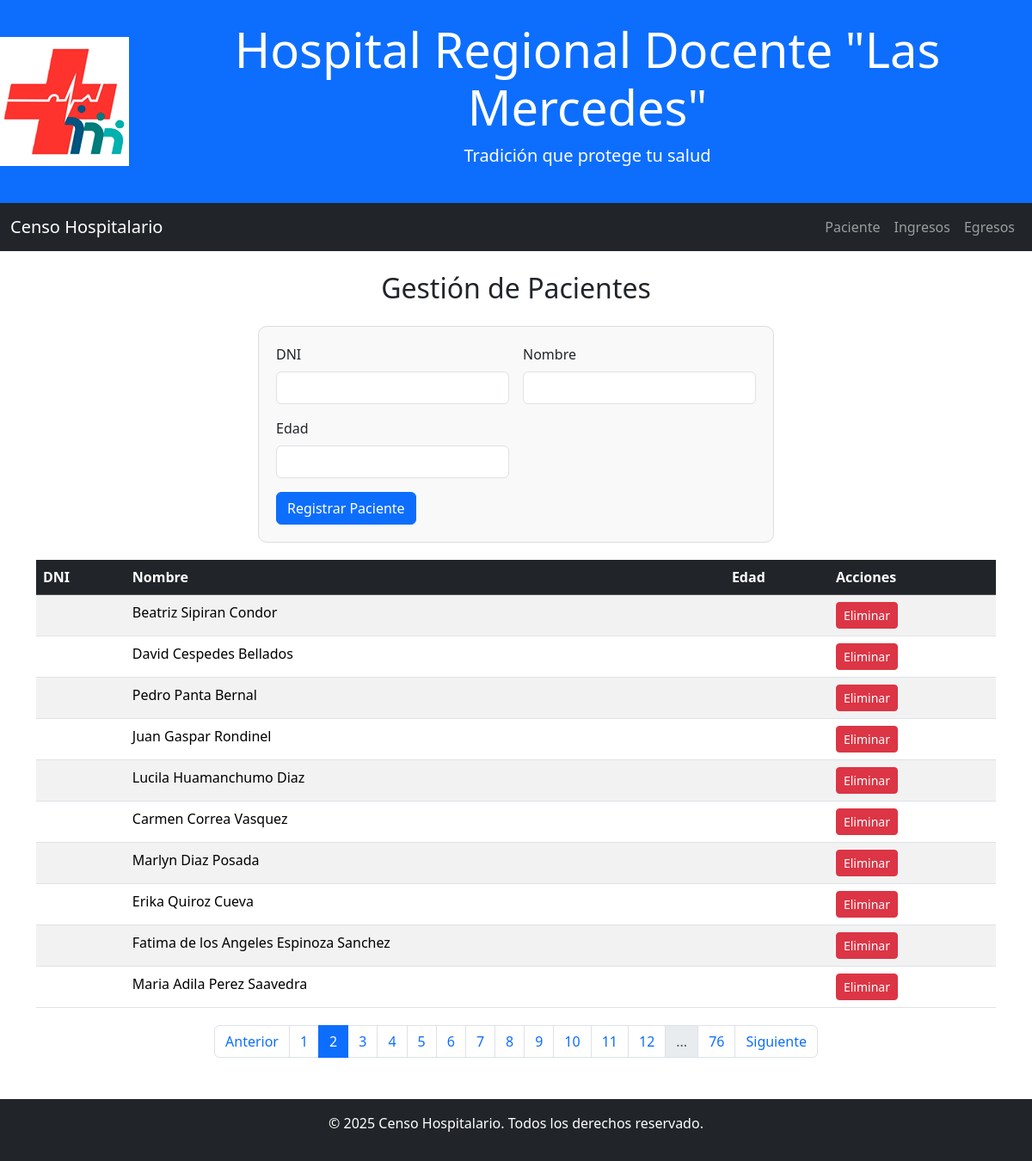
The page /pages/paciente.php?page=2 on the database its author committed.
### tables this page shows
CREATE TABLE `paciente` (
  `id` bigint(20) UNSIGNED NOT NULL,
  `dni` int(11) DEFAULT NULL,
  `nombre` varchar(100) NOT NULL,
  `edad` int(11) DEFAULT NULL
);

### pages/paciente.php (the view, shortened to what this page needs)
<!DOCTYPE html>
<html lang="es">
<head>
    <link href="https://cdn.jsdelivr.net/npm/bootstrap@5.3.3/dist/css/bootstrap.min.css"
        rel="stylesheet"
>
    <link rel="stylesheet" href="../css/estilos.css">
</head>
<body>
    <header class="bg-primary text-white text-center py-4 d-flex align-items-center justify-content-center">
        <img src="../img/logo_hospital.png" alt="Logo Hospital Regional Docente Las Mercedes" class="logo me-3">
        <div>
            <h1 class="display-4">Hospital Regional Docente "Las Mercedes"</h1>
            <p class="lead">Tradición que protege tu salud</p>
        </div>
    </header>
    <nav class="navbar navbar-expand-lg navbar-dark bg-dark">
        <div class="container-fluid">
            <a class="navbar-brand" href="../index.php">Censo Hospitalario</a>
            <div class="collapse navbar-collapse" id="navbarNav">
                <ul class="navbar-nav ms-auto">
                    <li class="nav-item">
                        <a class="nav-link" href="paciente.php">Paciente</a>
                    </li>
                    <li class="nav-item">
                        <a class="nav-link" href="ingresos.php">Ingresos</a>
                    </li>
                    <li class="nav-item">
                        <a class="nav-link" href="egresos.php">Egresos</a>
                    </li>
                </ul>
            </div>
        </div>
    </nav>
    <div class="container mt-4">
        <h2 class="text-center mb-4">Gestión de Pacientes</h2>
        <div class="form-container">
            <form method="post" class="row g-3">
                <div class="col-md-6">
                    <label for="dni" class="form-label">DNI</label>
                    <input type="number" class="form-control" id="dni" name="dni">
                </div>
                <div class="col-md-6">
                    <label for="nombre" class="form-label">Nombre</label>
                    <input type="text" class="form-control" id="nombre" name="nombre" required>
                </div>
                <div class="col-md-6">
                    <label for="edad" class="form-label">Edad</label>
                    <input type="number" class="form-control" id="edad" name="edad">
                </div>
                <div class="col-12">
                    <button type="submit" class="btn btn-primary">Registrar Paciente</button>
                </div>
            </form>
        </div>
        <div class="table-container">
            <?php
            include '../includes/db.php';
            $page = isset($_GET['page']) ? (int)$_GET['page'] : 1;
            $perPage = 10;
            $offset = ($page - 1) * $perPage;
            $result = $conn->query("SELECT * FROM paciente ORDER BY id DESC LIMIT $perPage OFFSET $offset");
            if ($result->rowCount() > 0) {
                echo "<table class='table table-striped table-hover'>
                        <thead class='table-dark'>
                            <tr>
                                <th>DNI</th>
                                <th>Nombre</th>
                                <th>Edad</th>
                                <th>Acciones</th>
                            </tr>
                        </thead>
                        <tbody>";
                while ($row = $result->fetch(PDO::FETCH_ASSOC)) {
                    echo "<tr>
                            <td>" . $row["dni"] . "</td>
                            <td>" . $row["nombre"] . "</td>
                            <td>" . $row["edad"] . "</td>
                            <td>
                                <form action='../js/eliminar_paciente.php' method='POST' style='display:inline;'>
                                    <input type='hidden' name='nombre' value='" . htmlspecialchars($row["nombre"]) . "'>
                                    <button class='btn btn-danger btn-sm' type='submit'
                                    onclick='return confirm(\"¿Estás seguro de eliminar este paciente?\");'>Eliminar</button>
                                </form>
                            </td>
                          </tr>";
                }
                echo "</tbody></table>";
                $totalRows = $conn->query("SELECT COUNT(*) FROM paciente")->fetchColumn();
                $totalPages = ceil($totalRows / $perPage);
                $pagesToShow = 10;
                echo "<nav aria-label='Page navigation'>
                        <ul class='pagination justify-content-center'>";
                if ($page > 1) {
                    echo "<li class='page-item'><a class='page-link' href='?page=" . ($page - 1) . "'>Anterior</a></li>";
                }
                $startPage = max(1, $page - $pagesToShow);
                $endPage = min($totalPages, $page + $pagesToShow);
                for ($i = $startPage; $i <= $endPage; $i++) {
                    $active = ($page == $i) ? 'active' : '';
                    echo "<li class='page-item $active'><a class='page-link' href='?page=$i'>$i</a></li>";
                }
                if ($page < $totalPages - $pagesToShow) {
                    if ($page < $totalPages - $pagesToShow - 1) {
                        echo "<li class='page-item disabled'><span class='page-link'>...</span></li>";
                    }
                    echo "<li class='page-item'><a class='page-link' href='?page=$totalPages'>$totalPages</a></li>";
                }
                if ($page < $totalPages) {
                    echo "<li class='page-item'><a class='page-link' href='?page=" . ($page + 1) . "'>Siguiente</a></li>";
                }
                echo "</ul></nav>";
            } else {
                echo "<div class='alert alert-info'>No hay pacientes registrados.</div>";
            }
            ?>
        </div>
    </div>
    <footer class="bg-dark text-white text-center py-3 mt-5">
        <p>&copy; 2025 Censo Hospitalario. Todos los derechos reservado.</p>
    </footer>
</body>
</html>

### css/estilos.css (style rules this page uses)
.form-container { max-width: 600px; margin: 0 auto; padding: 20px; border: 1px solid #ddd; border-radius: 10px; background-color: #f9f9f9; }
.table-container { margin-top: 20px; }
.pagination { margin-top: 20px; }

### rows shown on the page
paciente: nombre "Beatriz Sipiran Condor"
paciente: nombre "David Cespedes Bellados"
paciente: nombre "Pedro Panta Bernal"
paciente: nombre "Juan Gaspar Rondinel"
paciente: nombre "Lucila Huamanchumo Diaz"
paciente: nombre "Carmen Correa Vasquez"
paciente: nombre "Marlyn Diaz Posada"
paciente: nombre "Erika Quiroz Cueva"
paciente: nombre "Fatima de los Angeles Espinoza Sanchez"
paciente: nombre "Maria Adila Perez Saavedra"

### other values the page prints
$totalPages "76"
